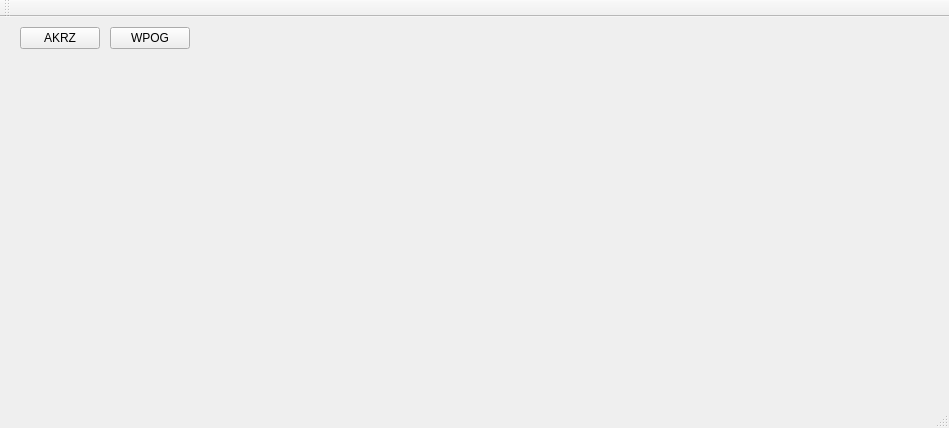
<?xml version="1.0" encoding="UTF-8"?>
<ui version="4.0">
 <class>MainWindow</class>
 <widget class="QMainWindow" name="MainWindow">
  <property name="geometry">
   <rect>
    <x>0</x>
    <y>0</y>
    <width>949</width>
    <height>428</height>
   </rect>
  </property>
  <property name="windowTitle">
   <string>MainWindow</string>
  </property>
  <widget class="QWidget" name="centralWidget">
   <widget class="QPushButton" name="pushButtonAkrz">
    <property name="enabled">
     <bool>true</bool>
    </property>
    <property name="geometry">
     <rect>
      <x>20</x>
      <y>10</y>
      <width>80</width>
      <height>22</height>
     </rect>
    </property>
    <property name="text">
     <string>AKRZ</string>
    </property>
   </widget>
   <widget class="QPushButton" name="pushButtonWpog">
    <property name="geometry">
     <rect>
      <x>110</x>
      <y>10</y>
      <width>80</width>
      <height>22</height>
     </rect>
    </property>
    <property name="text">
     <string>WPOG</string>
    </property>
   </widget>
  </widget>
  <widget class="QMenuBar" name="menuBar">
   <property name="geometry">
    <rect>
     <x>0</x>
     <y>0</y>
     <width>949</width>
     <height>19</height>
    </rect>
   </property>
  </widget>
  <widget class="QToolBar" name="mainToolBar">
   <attribute name="toolBarArea">
    <enum>TopToolBarArea</enum>
   </attribute>
   <attribute name="toolBarBreak">
    <bool>false</bool>
   </attribute>
  </widget>
  <widget class="QStatusBar" name="statusBar"/>
 </widget>
 <layoutdefault spacing="6" margin="11"/>
 <resources/>
 <connections/>
</ui>
